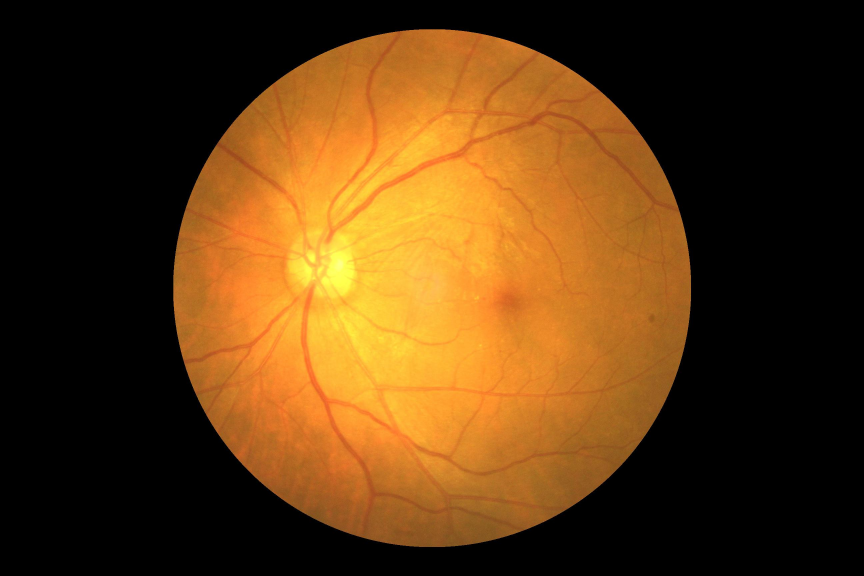
#> input picture app/data/ODIR-5K/ODIR-5K/Testing Images/1029_left.jpg, 2592 x 1728 px (shown at 1/3 size)
$ python -i labeling.py   (imports and definitions only)   (older library calls are emulated)
#> lines starting #> are read from the running program, lines starting #| are printed output that depends on the picture; after the words box and inside, x2 and y2 are one past the last pixel; in counts of white or black regions, pixels touching at a corner belong together
### app/src/config.py
"""
config.py
=========
Ponto unico de configuracao do pipeline de triagem do rotulo ocular de miopia.

Centralizar caminhos, sementes e hiperparametros em um so lugar e uma decisao
arquitetural deliberada: garante REPRODUTIBILIDADE (requisito inegociavel em um
TCC, pois a banca deve conseguir reexecutar e obter os mesmos numeros) e evita
"magic numbers" espalhados pelo codigo.

Alvo de linguagem: Python 3.13.x (testado em Python 3.13.4).
"""
from __future__ import annotations

import hashlib
import json
from dataclasses import dataclass, field
from pathlib import Path

# -----------------------------------------------------------------------------
# 1. CAMINHOS
# -----------------------------------------------------------------------------
# Resolvidos a partir da localizacao deste arquivo (app/src/config.py) para que
# o pipeline funcione independentemente do diretorio de trabalho do usuario.
SRC_DIR: Path = Path(__file__).resolve().parent
APP_DIR: Path = SRC_DIR.parent
DATA_DIR: Path = APP_DIR / "data"
OUTPUTS_DIR: Path = APP_DIR / "outputs"

# Fontes de dados brutas (fornecidas pelo ODIR-5K do Kaggle).
FULL_DF_CSV: Path = DATA_DIR / "full_df.csv"
DATA_XLSX: Path = DATA_DIR / "ODIR-5K" / "ODIR-5K" / "data.xlsx"
RAW_TRAIN_DIR: Path = DATA_DIR / "ODIR-5K" / "ODIR-5K" / "Training Images"
RAW_TEST_DIR: Path = DATA_DIR / "ODIR-5K" / "ODIR-5K" / "Testing Images"
# Imagens ja pre-processadas que acompanham o dataset (usadas apenas como
# fallback / comparacao; o pipeline gera o SEU proprio pre-processamento).
PROVIDED_PREPROCESSED_DIR: Path = DATA_DIR / "preprocessed_images"

# Artefatos de saida.
FIGURES_DIR: Path = OUTPUTS_DIR / "figures"
MODELS_DIR: Path = OUTPUTS_DIR / "models"
PREDICTIONS_DIR: Path = OUTPUTS_DIR / "predictions"
CACHE_DIR: Path = OUTPUTS_DIR / "cache"
REPORTS_DIR: Path = OUTPUTS_DIR / "reports"

# -----------------------------------------------------------------------------
# 2. REPRODUTIBILIDADE
# -----------------------------------------------------------------------------
RANDOM_SEED: int = 42
TEST_SIZE: float = 0.20        # holdout de teste (realizado via GroupKFold 5 folds)
CV_FOLDS: int = 5              # validacao cruzada estratificada agrupada por paciente
GROUP_COL: str = "patient_id"  # coluna que identifica o paciente (dois olhos juntos)

# -----------------------------------------------------------------------------
# 3. PARAMETROS DE PRE-PROCESSAMENTO (Etapa 1)
# -----------------------------------------------------------------------------
IMAGE_SIZE: int = 224          # lado do quadrado final (px)
# CLAHE = Contrast Limited Adaptive Histogram Equalization.
CLAHE_CLIP_LIMIT: float = 2.0
CLAHE_TILE_GRID: tuple[int, int] = (8, 8)
FUNDUS_CROP_THRESHOLD: int = 7 # limiar (0-255) para recortar a borda preta

# -----------------------------------------------------------------------------
# 3.1 PARAMETROS DE EXTRACAO DE FEATURES (afetam o cache features_<hash>.npz)
# -----------------------------------------------------------------------------
COLOR_HIST_BINS: int = 16      # bins por canal RGB
HUE_HIST_BINS: int = 16        # bins do histograma de matiz HSV
LBP_P: int = 8                 # vizinhos do LBP (deve ser <= 16 para a tabela uniforme)
LBP_R: int = 1                 # raio do LBP
GRADIENT_BINS: int = 9         # bins de orientacao do gradiente Sobel
N_RADIAL_RINGS: int = 3        # aneis radiais (centro, meio, periferia)
# Versao interna do extrator de features; incremente quando alterar a logica de
# _lbp_hist, _color_features etc. (nao basta mudar os parametros numericos).
FEATURES_VERSION: str = "3"

# -----------------------------------------------------------------------------
# 3.2 HASHES DE CONFIGURACAO (invalidam caches automaticamente)
# -----------------------------------------------------------------------------
# Quando constantes de pre-processamento/extracao mudam, os caches antigos
# devem ser automaticamente ignorados (a nao ser que --force seja passado).

def _preproc_config_hash() -> str:
    """Hash curto dos parametros de pre-processamento que alteram pixels."""
    payload = {
        "IMAGE_SIZE": IMAGE_SIZE,
        "CLAHE_CLIP_LIMIT": float(CLAHE_CLIP_LIMIT),
        "CLAHE_TILE_GRID": list(CLAHE_TILE_GRID),
        "FUNDUS_CROP_THRESHOLD": FUNDUS_CROP_THRESHOLD,
    }
    return hashlib.md5(json.dumps(payload, sort_keys=True, separators=(",", ":")).encode()).hexdigest()[:12]


def _features_config_hash() -> str:
    """Hash curto dos parametros que afetam o vetor de features."""
    payload = {
        "preproc": {
            "IMAGE_SIZE": IMAGE_SIZE,
            "CLAHE_CLIP_LIMIT": float(CLAHE_CLIP_LIMIT),
            "CLAHE_TILE_GRID": list(CLAHE_TILE_GRID),
            "FUNDUS_CROP_THRESHOLD": FUNDUS_CROP_THRESHOLD,
        },
        "features": {
            "COLOR_HIST_BINS": COLOR_HIST_BINS,
            "HUE_HIST_BINS": HUE_HIST_BINS,
            "LBP_P": LBP_P,
            "LBP_R": LBP_R,
            "GRADIENT_BINS": GRADIENT_BINS,
            "N_RADIAL_RINGS": N_RADIAL_RINGS,
            "FUNDUS_CROP_THRESHOLD": FUNDUS_CROP_THRESHOLD,
            "FEATURES_VERSION": FEATURES_VERSION,
        },
    }
    return hashlib.md5(json.dumps(payload, sort_keys=True, separators=(",", ":")).encode()).hexdigest()[:12]


PREPROCESSED_CACHE_DIR: Path = CACHE_DIR / f"preprocessed_{_preproc_config_hash()}"
FEATURES_CACHE: Path = CACHE_DIR / f"features_{_features_config_hash()}.npz"


# [7 lines left out: function ensure_dirs, not called in this run]


# -----------------------------------------------------------------------------
# 4. DEFINICAO DAS CLASSES / ROTULOS
# -----------------------------------------------------------------------------
# Etapa 2 - classificacao binaria por IMAGEM, com split agrupado por PACIENTE.
CLASS_NORMAL: str = "N"
CLASS_MYOPIA: str = "M"
BINARY_LABELS: dict[str, int] = {CLASS_NORMAL: 0, CLASS_MYOPIA: 1}
BINARY_NAMES: list[str] = ["Normal", "Miopia"]

# Palavras-chave (em minusculas) que definem cada coorte por imagem, a partir
# da coluna de diagnostic keywords do olho correspondente ao arquivo.
NORMAL_KEYWORD: str = "normal fundus"
MYOPIA_KEYWORDS: tuple[str, ...] = (
    "pathological myopia", "myopia retinopathy", "myopic retinopathy",
    "myopic maculopathy", "tessellated fundus", "myopic",
)

# Etapa 3 - severidade (ordinal). Ordem crescente de gravidade.
SEVERITY_CLASSES: list[str] = ["leve", "moderado", "alta", "magna"]

# -----------------------------------------------------------------------------
# 5. ALVOS SINTETICOS (Etapas 3 e 4) -- AVISO METODOLOGICO
# -----------------------------------------------------------------------------
# O ODIR-5K NAO contem grau de severidade nem equivalente esferico (dioptrias).
# ~90% das imagens de miopia sao rotuladas apenas como "pathological myopia".
# Portanto, os alvos de severidade e de grau numerico sao um PROXY SIMULADO,
# derivado de um "Indice de Degeneracao Miopica" (MDI) calculado a partir de
# features reais da imagem + ruido gaussiano controlado e reprodutivel.
# ESTES VALORES NAO SAO MEDIDAS CLINICAS. Servem exclusivamente para demonstrar
# a arquitetura das Etapas 3 e 4. Toda figura/relatorio derivado carrega o
# aviso "[ALVO SINTETICO]".

# Faixas de equivalente esferico (dioptrias, negativas -> miopia) por severidade.
# Baseadas em convencoes clinicas: alta miopia <= -6 D; miopia degenerativa
# (magna) tipicamente <= -10/-12 D.
DIOPTER_RANGES: dict[str, tuple[float, float]] = {
    "leve": (-0.1, -3.0),
    "moderado": (-3.0, -6.0),
    "alta": (-6.0, -12.0),
    "magna": (-12.0, -22.0),
}

# Quantis do MDI usados para discretizar as classes de SEVERITY_CLASSES.
# Devem ter comprimento len(SEVERITY_CLASSES) - 1 e estar em ordem crescente.
SEVERITY_QUANTILES: tuple[float, float, float] = (0.30, 0.55, 0.80)
DIOPTER_NOISE_STD: float = 1.2  # desvio-padrao do ruido (D) no alvo de regressao

# -----------------------------------------------------------------------------
# 6. HIPERPARAMETROS DOS MODELOS
# -----------------------------------------------------------------------------
N_JOBS: int = -1  # usa todos os nucleos disponiveis


@dataclass(frozen=True)
class Stage2Params:
    """Classificacao binaria Normal x Miopia."""
    c_logreg: float = 1.0
    svm_C: float = 10.0
    svm_gamma: str = "scale"
    rf_n_estimators: int = 400
    rf_max_depth: int | None = None
    rf_min_samples_leaf: int = 2
    use_class_weight: str = "balanced"  # trata o desbalanceamento ~11:1


@dataclass(frozen=True)
class Stage3Params:
    """Classificacao de severidade (4 classes ordinais: leve/moderado/alta/magna)."""
    ordinal_alpha: float = 1.0  # regularizacao L2 do LogisticAT (mord)
    rf_n_estimators: int = 300
    rf_max_depth: int | None = None
    rf_min_samples_leaf: int = 1
    use_class_weight: str = "balanced"


@dataclass(frozen=True)
class Stage4Params:
    """Regressao do grau (equivalente esferico)."""
    ridge_alpha: float = 10.0
    svr_C: float = 10.0
    svr_epsilon: float = 0.5
    rf_n_estimators: int = 400
    rf_min_samples_leaf: int = 2
    gbr_n_estimators: int = 300
    gbr_learning_rate: float = 0.05
    gbr_max_depth: int = 3


STAGE2 = Stage2Params()
STAGE3 = Stage3Params()
STAGE4 = Stage4Params()

# -----------------------------------------------------------------------------
# 6.1 BUSCA DE HIPERPARAMETROS E LIMIAR DE DECISAO (Etapa 2)
# -----------------------------------------------------------------------------
# Em vez de "chutar" os hiperparametros de Stage2Params, a Etapa 2 pode busca-los
# com HalvingGridSearchCV (successive halving): mais barato que o GridSearchCV
# exaustivo -- comeca com poucas amostras e muitos candidatos e vai eliminando os
# piores. A metrica de selecao e a Average Precision (foco na classe rara), medida
# APENAS na validacao cruzada do conjunto de treino (o teste nunca e tocado).
STAGE2_TUNE: bool = True
STAGE2_HALVING_FACTOR: int = 3  # taxa de eliminacao/promocao entre "rungs"
# Recurso (nº de amostras) do PRIMEIRO rung. Com a classe positiva rara (~8%),
# rungs iniciais pequenos dao estimativas de AP ruidosas e podem descartar boas
# configuracoes. Este piso garante ~50 positivos ja na primeira rodada; e limitado
# a n_amostras de treino em execucoes pequenas (vira uma busca em grade unica).
STAGE2_HALVING_MIN_RESOURCES: int = 600

# Grids enxutos de proposito: o Halving ja e eficiente e a classe positiva
# (miopia) e rara -- grids grandes so aumentariam a variancia da estimativa.
# As chaves usam o prefixo do passo do Pipeline ("clf__<param>").
STAGE2_PARAM_GRIDS: dict[str, dict[str, list]] = {
    "dummy_stratified": {},
    "dummy_most_frequent": {},
    "logreg": {
        "clf__C": [0.01, 0.1, 1.0, 10.0, 100.0],
    },
    "svm_rbf": {
        "clf__C": [0.1, 1.0, 10.0, 100.0],
        "clf__gamma": ["scale", 1e-3, 1e-2, 1e-1],
    },
    "random_forest": {
        "clf__n_estimators": [200, 400],
        "clf__max_depth": [None, 10, 20],
        "clf__min_samples_leaf": [1, 2, 4],
    },
}

# Otimizacao do LIMIAR de decisao por SENSIBILIDADE. Em rastreio de patologia, o
# corte padrao de 0,5 e clinicamente arbitrario: priorizamos nao deixar passar
# casos de miopia (recall/sensibilidade alto). O limiar e escolhido sobre escores
# OUT-OF-FOLD do treino (sem vazamento) como o menor corte cuja sensibilidade
# atinge o alvo abaixo, entre eles o de maior precisao.
STAGE2_TARGET_SENSITIVITY: float = 0.90


@dataclass
class RunConfig:
    """Configuracao de uma execucao concreta (permite overrides por CLI)."""
    max_per_class: int | None = None  # limita amostras/classe (smoke test)
    force_recompute: bool = False
    n_jobs: int = N_JOBS
    seed: int = RANDOM_SEED
    log_file: str | None = None  # caminho do log de execucao (execution_<timestamp>.log)
    stage2_models: list[str] = field(
        default_factory=lambda: ["dummy_stratified", "dummy_most_frequent",
                                "logreg", "svm_rbf", "random_forest"]
    )
    stage2_tune: bool = STAGE2_TUNE
    stage2_target_sensitivity: float = STAGE2_TARGET_SENSITIVITY

### app/src/logging_utils.py
"""
logging_utils.py
================
Observabilidade da execucao: logger estruturado, handler de arquivo e
redirecionamento `Tee` de stdout/stderr.

Este modulo concentra tudo o que diz respeito a *registro de eventos*. Os
utilitarios de determinismo, serializacao e paralelismo ficam em `utils.py`;
a coleta de metadados de execucao fica em `provenance.py`.
"""
from __future__ import annotations

import logging
import sys
from pathlib import Path

_LOG_FORMAT = "%(asctime)s | %(levelname)-7s | %(name)s | %(message)s"
_LOGGER_NAME = "miopia"


def get_logger(name: str = _LOGGER_NAME) -> logging.Logger:
    """Retorna um logger configurado uma unica vez (idempotente)."""
    logger = logging.getLogger(name)
    if not logger.handlers:
        handler = logging.StreamHandler()
        handler.setFormatter(logging.Formatter(_LOG_FORMAT, datefmt="%H:%M:%S"))
        logger.addHandler(handler)
        logger.setLevel(logging.INFO)
        logger.propagate = False
    return logger


LOGGER = get_logger()


# [9 lines left out: function setup_file_logging, not called in this run]


class Tee:
    """Duplica uma stream de texto (stdout/stderr) para o terminal e para arquivo.

    Equivale ao comando Unix `tee`: tudo que e escrito na stream aparece tanto no
    console quanto no arquivo de execucao. Isso torna o log versionado por run,
    sem exigir redirecionamento manual pelo usuario.
    """

    # [9 lines left out: functions __init__, write, not called in this run]

    def flush(self) -> None:
        self.terminal.flush()
        self.file.flush()

    def close(self) -> None:
        self.file.close()

    def isatty(self) -> bool:
        return getattr(self.terminal, "isatty", lambda: False)()

    # [24 lines left out: functions getvalue, setup_tee_logging, not called in this run]

### app/src/labeling.py
"""
labeling.py -- Alvos sinteticos das Etapas 3 (severidade) e 4 (grau/dioptrias)
=============================================================================
O ODIR-5K nao disponibiliza graus de severidade nem dioptrias explicitas para
a coorte de miopia. Para viabilizar a demonstracao metodologica do pipeline
multietapa (classificacao binaria -> ordinal -> regressao), derivamos um Indice
de Deformacao Miopica (MDI in [0, 1]) a partir de uma combinacao linear de 5 medidas
interpretaveis da propria imagem, clinicamente motivadas:

  * pallor           - clareamento do fundo (atrofia coroidal deixa o fundo palido)
  * low_saturation   - perda de saturacao de cor (idem)
  * periphery_edge   - densidade de bordas na periferia (tesselado coroidal)
  * bright_frac      - fracao de pixels muito claros (crescentes/atrofia peripapilar)
  * rg_periphery     - razao R/G na periferia (exposicao da coroide)

O MDI (in [0,1]) e discretizado em severidade (leve/moderado/alta/magna) por quantis e
mapeado para dioptrias por interpolacao linear por partes + ruido gaussiano
semeado.

>>> ESTES ALVOS SAO SINTETICOS. NAO SAO MEDIDAS CLINICAS. <<<
Toda figura/relatorio derivado exibe o aviso "[ALVO SINTETICO]". Em producao,
estes rotulos deveriam vir de graduacao META-PM por oftalmologista e de
refracao medida (equivalente esferico real).
"""
from __future__ import annotations

import cv2
import numpy as np
import pandas as pd

from . import config as C
from .preprocessing import get_preprocessed
from .logging_utils import LOGGER
from .utils import parallel_map

_EPS = 1e-6

SYNTHETIC_DISCLAIMER = "[ALVO SINTETICO - derivado do MDI, nao e medida clinica]"

# Pesos documentados de cada componente no MDI (somam 1.0).
MDI_WEIGHTS: dict[str, float] = {
    "pallor": 0.30,
    "low_saturation": 0.20,
    "periphery_edge": 0.25,
    "bright_frac": 0.15,
    "rg_periphery": 0.10,
}


def compute_mdi_components(img: np.ndarray) -> dict[str, float]:
    """Mede os 5 componentes interpretaveis do MDI em uma imagem pre-processada."""
    gray = cv2.cvtColor(img, cv2.COLOR_RGB2GRAY)
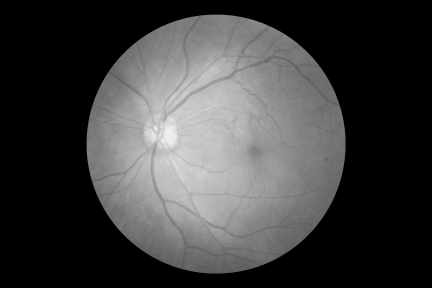
#> gray: shape (1728, 2592) (shown at 1/6 size); min 0, max 241, mean 62.1
    mask = gray > C.FUNDUS_CROP_THRESHOLD
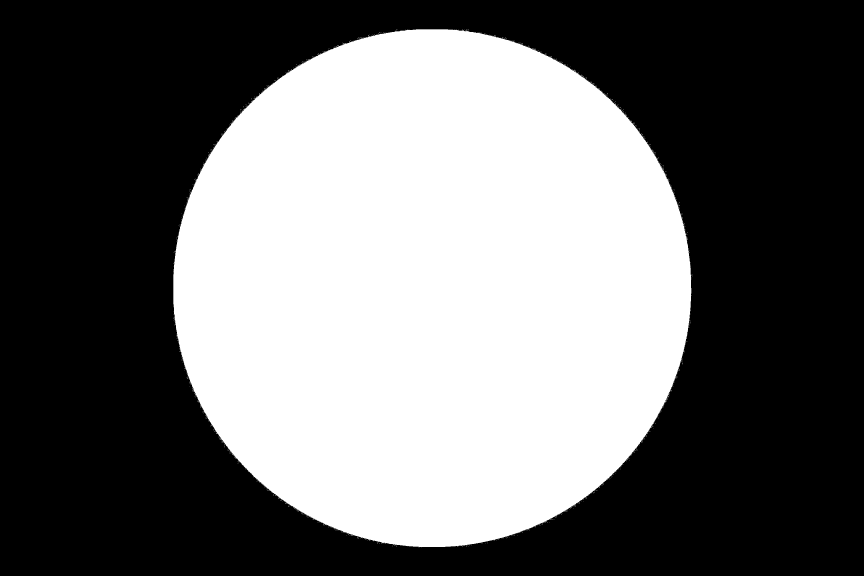
#> mask: shape (1728, 2592) bool (shown at 1/3 size); 42.4% white; 818 white regions (817 under 20 px), largest, box (x1, y1, x2, y2) and area: (520, 88, 2075, 1642) 1899643
    if not mask.any():
        return {k: 0.0 for k in MDI_WEIGHTS}

    hsv = cv2.cvtColor(img, cv2.COLOR_RGB2HSV)
#> hsv: shape (1728, 2592, 3); mean H, S, V 7.3, 89.2, 90.4
    sat = hsv[:, :, 1].astype(np.float32) / 255.0
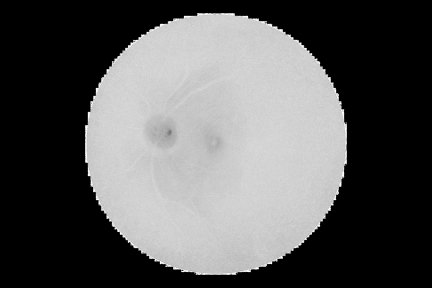
#> sat: shape (1728, 2592) float32 (shown at 1/6 size); min 0, max 1, mean 0.35

    # Perfil radial para isolar a periferia.
    h, w = gray.shape
    yy, xx = np.mgrid[0:h, 0:w]
    r = np.sqrt((yy - h / 2.0) ** 2 + (xx - w / 2.0) ** 2)
    r /= (r.max() + _EPS)
    periph = mask & (r >= 0.66)
#> periph: shape (1728, 2592) bool; every value is 0

    gx = cv2.Sobel(gray, cv2.CV_32F, 1, 0, ksize=3)
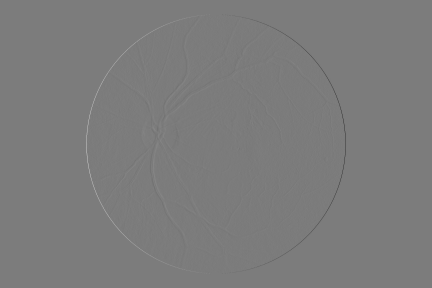
#> gx: shape (1728, 2592) float32 (shown at 1/6 size); min -509, max 536, mean 0; drawn with min black and max white
    gy = cv2.Sobel(gray, cv2.CV_32F, 0, 1, ksize=3)
    mag = np.sqrt(gx ** 2 + gy ** 2)
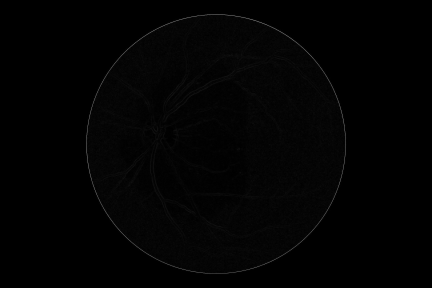
#> mag: shape (1728, 2592) float32 (shown at 1/6 size); min 0, max 654.9, mean 6.5; drawn with min black and max white

    R = img[:, :, 0].astype(np.float32)
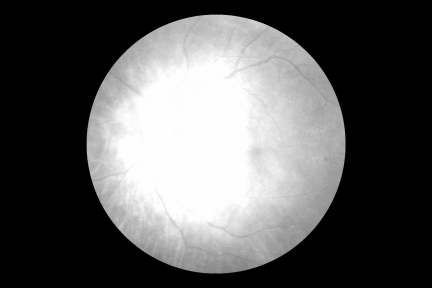
#> R: shape (1728, 2592) float32 (shown at 1/6 size); min 0, max 255, mean 90.3
    G = img[:, :, 1].astype(np.float32)
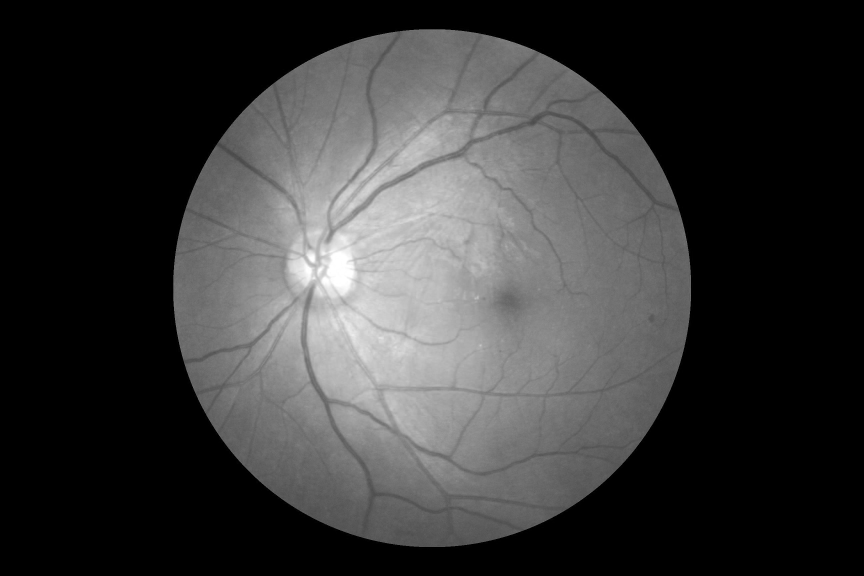
#> G: shape (1728, 2592) float32 (shown at 1/3 size); min 0, max 255, mean 56.3
    rg = R / (G + _EPS)

    return {
        "pallor": float(gray[mask].mean() / 255.0),
        "low_saturation": float(1.0 - sat[mask].mean()),
        "periphery_edge": float((mag[periph] > 40).mean()) if periph.any() else 0.0,
        "bright_frac": float((gray[mask] > 200).mean()),
        "rg_periphery": float(rg[periph].mean()) if periph.any() else 0.0,
    }


MDI_COMPONENT_COLS: list[str] = list(MDI_WEIGHTS.keys())


# [96 lines left out: functions _compute_mdi_components_for_df, assign_synthetic_targets, not called in this run]

>>> import cv2
>>> picture = cv2.cvtColor(cv2.imread('../data/ODIR-5K/ODIR-5K/Testing Images/1029_left.jpg'), cv2.COLOR_BGR2RGB)
>>> result = compute_mdi_components(picture)
#> result = {'pallor': 0.574, 'low_saturation': 0.198, 'periphery_edge': 0, 'bright_frac': 0.0408, 'rg_periphery': 0}

$ run again, on app/data/preprocessed_images/1034_right.jpg
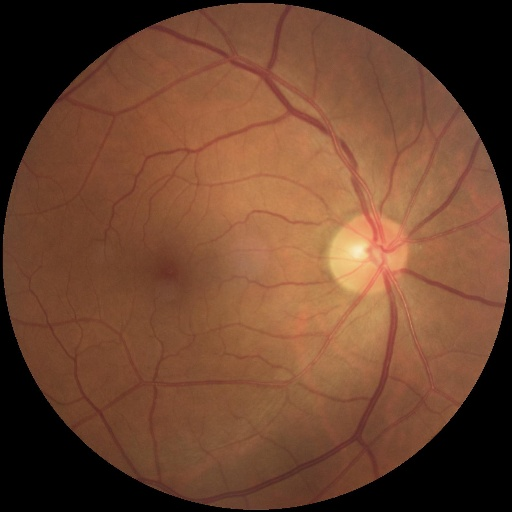
#> input picture app/data/preprocessed_images/1034_right.jpg, 512 x 512 px
#> in compute_mdi_components, `mask = gray > C.FUNDUS_CROP_THRESHOLD`:
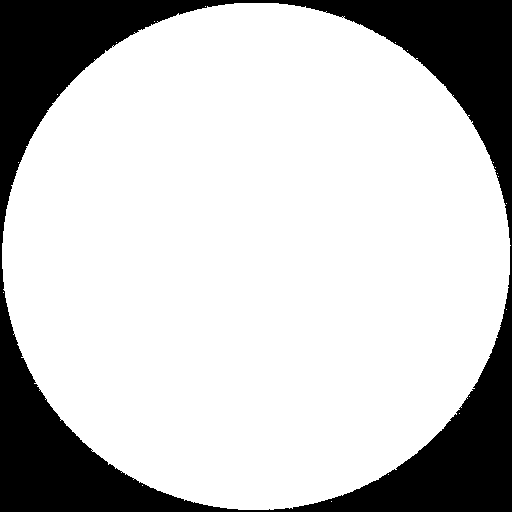
#> mask: shape (512, 512) bool; 77.3% white; 1 black region, box (x1, y1, x2, y2) and area: (0, 0, 512, 512) 59596
#> hsv: shape (512, 512, 3); mean H, S, V 10.4, 122.6, 109.2
#> periph: shape (512, 512) bool; 8.9% white; 20 white regions (19 under 20 px), largest, box (x1, y1, x2, y2) and area: (2, 3, 511, 510) 23192
#> in compute_mdi_components, `rg = R / (G + _EPS)`:
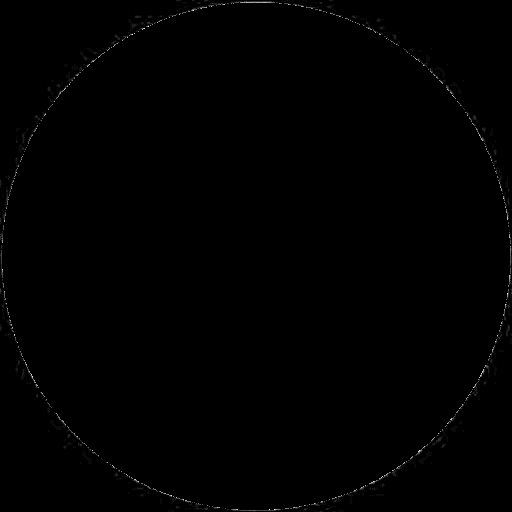
#> rg: shape (512, 512) float32; min 0, max 24000000, mean 72854.4; drawn with min black and max white
#> result = {'pallor': 0.398, 'low_saturation': 0.428, 'periphery_edge': 0.146, 'bright_frac': 0.0025, 'rg_periphery': 1.64}
